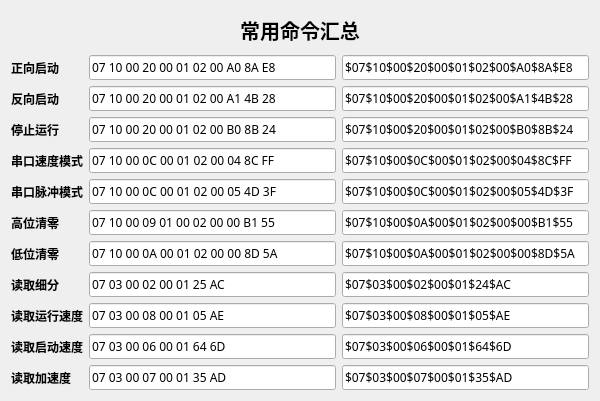
<?xml version="1.0" encoding="UTF-8"?>
<ui version="4.0">
 <class>ComandList</class>
 <widget class="QWidget" name="ComandList">
  <property name="geometry">
   <rect>
    <x>0</x>
    <y>0</y>
    <width>600</width>
    <height>401</height>
   </rect>
  </property>
  <property name="sizePolicy">
   <sizepolicy hsizetype="Preferred" vsizetype="Preferred">
    <horstretch>0</horstretch>
    <verstretch>0</verstretch>
   </sizepolicy>
  </property>
  <property name="minimumSize">
   <size>
    <width>600</width>
    <height>401</height>
   </size>
  </property>
  <property name="maximumSize">
   <size>
    <width>600</width>
    <height>401</height>
   </size>
  </property>
  <property name="font">
   <font>
    <family>微软雅黑</family>
   </font>
  </property>
  <property name="windowTitle">
   <string>常用控制命令汇总 - MythSanvei</string>
  </property>
  <property name="windowIcon">
   <iconset resource="../Resources/MotorGUI.qrc">
    <normaloff>:/MotorGUI/MythSanvei_256px.png</normaloff>:/MotorGUI/MythSanvei_256px.png</iconset>
  </property>
  <layout class="QVBoxLayout" name="verticalLayout">
   <item>
    <widget class="QLabel" name="label">
     <property name="sizePolicy">
      <sizepolicy hsizetype="Preferred" vsizetype="Preferred">
       <horstretch>0</horstretch>
       <verstretch>0</verstretch>
      </sizepolicy>
     </property>
     <property name="font">
      <font>
       <pointsize>15</pointsize>
       <weight>75</weight>
       <bold>true</bold>
      </font>
     </property>
     <property name="text">
      <string>常用命令汇总</string>
     </property>
     <property name="textFormat">
      <enum>Qt::AutoText</enum>
     </property>
     <property name="scaledContents">
      <bool>false</bool>
     </property>
     <property name="alignment">
      <set>Qt::AlignCenter</set>
     </property>
     <property name="wordWrap">
      <bool>false</bool>
     </property>
    </widget>
   </item>
   <item>
    <layout class="QHBoxLayout" name="horizontalLayout_5">
     <item>
      <widget class="QLabel" name="label_2">
       <property name="sizePolicy">
        <sizepolicy hsizetype="Preferred" vsizetype="Preferred">
         <horstretch>0</horstretch>
         <verstretch>0</verstretch>
        </sizepolicy>
       </property>
       <property name="minimumSize">
        <size>
         <width>72</width>
         <height>0</height>
        </size>
       </property>
       <property name="maximumSize">
        <size>
         <width>72</width>
         <height>16777215</height>
        </size>
       </property>
       <property name="font">
        <font>
         <pointsize>9</pointsize>
         <weight>75</weight>
         <bold>true</bold>
        </font>
       </property>
       <property name="text">
        <string>正向启动</string>
       </property>
      </widget>
     </item>
     <item>
      <layout class="QHBoxLayout" name="horizontalLayout">
       <item>
        <widget class="QLineEdit" name="lineEdit">
         <property name="text">
          <string>07 10 00 20 00 01 02 00 A0 8A E8</string>
         </property>
         <property name="echoMode">
          <enum>QLineEdit::Normal</enum>
         </property>
         <property name="readOnly">
          <bool>true</bool>
         </property>
        </widget>
       </item>
       <item>
        <widget class="QLineEdit" name="lineEdit_2">
         <property name="text">
          <string>$07$10$00$20$00$01$02$00$A0$8A$E8</string>
         </property>
         <property name="echoMode">
          <enum>QLineEdit::Normal</enum>
         </property>
         <property name="readOnly">
          <bool>true</bool>
         </property>
        </widget>
       </item>
      </layout>
     </item>
    </layout>
   </item>
   <item>
    <layout class="QHBoxLayout" name="horizontalLayout_6">
     <item>
      <widget class="QLabel" name="label_3">
       <property name="sizePolicy">
        <sizepolicy hsizetype="Preferred" vsizetype="Preferred">
         <horstretch>0</horstretch>
         <verstretch>0</verstretch>
        </sizepolicy>
       </property>
       <property name="minimumSize">
        <size>
         <width>72</width>
         <height>0</height>
        </size>
       </property>
       <property name="maximumSize">
        <size>
         <width>72</width>
         <height>16777215</height>
        </size>
       </property>
       <property name="font">
        <font>
         <pointsize>9</pointsize>
         <weight>75</weight>
         <bold>true</bold>
        </font>
       </property>
       <property name="text">
        <string>反向启动</string>
       </property>
      </widget>
     </item>
     <item>
      <layout class="QHBoxLayout" name="horizontalLayout_2">
       <item>
        <widget class="QLineEdit" name="lineEdit_3">
         <property name="text">
          <string>07 10 00 20 00 01 02 00 A1 4B 28</string>
         </property>
         <property name="echoMode">
          <enum>QLineEdit::Normal</enum>
         </property>
         <property name="readOnly">
          <bool>true</bool>
         </property>
        </widget>
       </item>
       <item>
        <widget class="QLineEdit" name="lineEdit_4">
         <property name="text">
          <string>$07$10$00$20$00$01$02$00$A1$4B$28</string>
         </property>
         <property name="echoMode">
          <enum>QLineEdit::Normal</enum>
         </property>
         <property name="readOnly">
          <bool>true</bool>
         </property>
        </widget>
       </item>
      </layout>
     </item>
    </layout>
   </item>
   <item>
    <layout class="QHBoxLayout" name="horizontalLayout_7">
     <item>
      <widget class="QLabel" name="label_4">
       <property name="sizePolicy">
        <sizepolicy hsizetype="Preferred" vsizetype="Preferred">
         <horstretch>0</horstretch>
         <verstretch>0</verstretch>
        </sizepolicy>
       </property>
       <property name="minimumSize">
        <size>
         <width>72</width>
         <height>0</height>
        </size>
       </property>
       <property name="maximumSize">
        <size>
         <width>72</width>
         <height>16777215</height>
        </size>
       </property>
       <property name="font">
        <font>
         <pointsize>9</pointsize>
         <weight>75</weight>
         <bold>true</bold>
        </font>
       </property>
       <property name="text">
        <string>停止运行</string>
       </property>
      </widget>
     </item>
     <item>
      <layout class="QHBoxLayout" name="horizontalLayout_3">
       <item>
        <widget class="QLineEdit" name="lineEdit_5">
         <property name="text">
          <string>07 10 00 20 00 01 02 00 B0 8B 24</string>
         </property>
         <property name="echoMode">
          <enum>QLineEdit::Normal</enum>
         </property>
         <property name="readOnly">
          <bool>true</bool>
         </property>
        </widget>
       </item>
       <item>
        <widget class="QLineEdit" name="lineEdit_6">
         <property name="text">
          <string>$07$10$00$20$00$01$02$00$B0$8B$24</string>
         </property>
         <property name="echoMode">
          <enum>QLineEdit::Normal</enum>
         </property>
         <property name="readOnly">
          <bool>true</bool>
         </property>
        </widget>
       </item>
      </layout>
     </item>
    </layout>
   </item>
   <item>
    <layout class="QHBoxLayout" name="horizontalLayout_8">
     <item>
      <widget class="QLabel" name="label_5">
       <property name="sizePolicy">
        <sizepolicy hsizetype="Preferred" vsizetype="Preferred">
         <horstretch>0</horstretch>
         <verstretch>0</verstretch>
        </sizepolicy>
       </property>
       <property name="minimumSize">
        <size>
         <width>72</width>
         <height>0</height>
        </size>
       </property>
       <property name="maximumSize">
        <size>
         <width>72</width>
         <height>16777215</height>
        </size>
       </property>
       <property name="font">
        <font>
         <pointsize>9</pointsize>
         <weight>75</weight>
         <bold>true</bold>
        </font>
       </property>
       <property name="text">
        <string>串口速度模式</string>
       </property>
      </widget>
     </item>
     <item>
      <layout class="QHBoxLayout" name="horizontalLayout_4">
       <item>
        <widget class="QLineEdit" name="lineEdit_7">
         <property name="text">
          <string>07 10 00 0C 00 01 02 00 04 8C FF</string>
         </property>
         <property name="echoMode">
          <enum>QLineEdit::Normal</enum>
         </property>
         <property name="readOnly">
          <bool>true</bool>
         </property>
        </widget>
       </item>
       <item>
        <widget class="QLineEdit" name="lineEdit_8">
         <property name="text">
          <string>$07$10$00$0C$00$01$02$00$04$8C$FF</string>
         </property>
         <property name="echoMode">
          <enum>QLineEdit::Normal</enum>
         </property>
         <property name="readOnly">
          <bool>true</bool>
         </property>
        </widget>
       </item>
      </layout>
     </item>
    </layout>
   </item>
   <item>
    <layout class="QHBoxLayout" name="horizontalLayout_10">
     <item>
      <widget class="QLabel" name="label_6">
       <property name="sizePolicy">
        <sizepolicy hsizetype="Preferred" vsizetype="Preferred">
         <horstretch>0</horstretch>
         <verstretch>0</verstretch>
        </sizepolicy>
       </property>
       <property name="minimumSize">
        <size>
         <width>72</width>
         <height>0</height>
        </size>
       </property>
       <property name="maximumSize">
        <size>
         <width>72</width>
         <height>16777215</height>
        </size>
       </property>
       <property name="font">
        <font>
         <pointsize>9</pointsize>
         <weight>75</weight>
         <bold>true</bold>
        </font>
       </property>
       <property name="text">
        <string>串口脉冲模式</string>
       </property>
      </widget>
     </item>
     <item>
      <layout class="QHBoxLayout" name="horizontalLayout_9">
       <item>
        <widget class="QLineEdit" name="lineEdit_9">
         <property name="text">
          <string>07 10 00 0C 00 01 02 00 05 4D 3F</string>
         </property>
         <property name="echoMode">
          <enum>QLineEdit::Normal</enum>
         </property>
         <property name="readOnly">
          <bool>true</bool>
         </property>
        </widget>
       </item>
       <item>
        <widget class="QLineEdit" name="lineEdit_10">
         <property name="text">
          <string>$07$10$00$0C$00$01$02$00$05$4D$3F</string>
         </property>
         <property name="echoMode">
          <enum>QLineEdit::Normal</enum>
         </property>
         <property name="readOnly">
          <bool>true</bool>
         </property>
        </widget>
       </item>
      </layout>
     </item>
    </layout>
   </item>
   <item>
    <layout class="QHBoxLayout" name="horizontalLayout_12">
     <item>
      <widget class="QLabel" name="label_7">
       <property name="sizePolicy">
        <sizepolicy hsizetype="Preferred" vsizetype="Preferred">
         <horstretch>0</horstretch>
         <verstretch>0</verstretch>
        </sizepolicy>
       </property>
       <property name="minimumSize">
        <size>
         <width>72</width>
         <height>0</height>
        </size>
       </property>
       <property name="maximumSize">
        <size>
         <width>72</width>
         <height>16777215</height>
        </size>
       </property>
       <property name="font">
        <font>
         <pointsize>9</pointsize>
         <weight>75</weight>
         <bold>true</bold>
        </font>
       </property>
       <property name="text">
        <string>高位清零</string>
       </property>
      </widget>
     </item>
     <item>
      <layout class="QHBoxLayout" name="horizontalLayout_11">
       <item>
        <widget class="QLineEdit" name="lineEdit_11">
         <property name="text">
          <string>07 10 00 09 01 00 02 00 00 B1 55</string>
         </property>
         <property name="echoMode">
          <enum>QLineEdit::Normal</enum>
         </property>
         <property name="readOnly">
          <bool>true</bool>
         </property>
        </widget>
       </item>
       <item>
        <widget class="QLineEdit" name="lineEdit_12">
         <property name="text">
          <string>$07$10$00$0A$00$01$02$00$00$B1$55</string>
         </property>
         <property name="echoMode">
          <enum>QLineEdit::Normal</enum>
         </property>
         <property name="readOnly">
          <bool>true</bool>
         </property>
        </widget>
       </item>
      </layout>
     </item>
    </layout>
   </item>
   <item>
    <layout class="QHBoxLayout" name="horizontalLayout_14">
     <item>
      <widget class="QLabel" name="label_8">
       <property name="sizePolicy">
        <sizepolicy hsizetype="Preferred" vsizetype="Preferred">
         <horstretch>0</horstretch>
         <verstretch>0</verstretch>
        </sizepolicy>
       </property>
       <property name="minimumSize">
        <size>
         <width>72</width>
         <height>0</height>
        </size>
       </property>
       <property name="maximumSize">
        <size>
         <width>72</width>
         <height>16777215</height>
        </size>
       </property>
       <property name="font">
        <font>
         <pointsize>9</pointsize>
         <weight>75</weight>
         <bold>true</bold>
        </font>
       </property>
       <property name="text">
        <string>低位清零</string>
       </property>
      </widget>
     </item>
     <item>
      <layout class="QHBoxLayout" name="horizontalLayout_13">
       <item>
        <widget class="QLineEdit" name="lineEdit_13">
         <property name="text">
          <string>07 10 00 0A 00 01 02 00 00 8D 5A</string>
         </property>
         <property name="echoMode">
          <enum>QLineEdit::Normal</enum>
         </property>
         <property name="readOnly">
          <bool>true</bool>
         </property>
        </widget>
       </item>
       <item>
        <widget class="QLineEdit" name="lineEdit_14">
         <property name="text">
          <string>$07$10$00$0A$00$01$02$00$00$8D$5A</string>
         </property>
         <property name="echoMode">
          <enum>QLineEdit::Normal</enum>
         </property>
         <property name="readOnly">
          <bool>true</bool>
         </property>
        </widget>
       </item>
      </layout>
     </item>
    </layout>
   </item>
   <item>
    <layout class="QHBoxLayout" name="horizontalLayout_16">
     <item>
      <widget class="QLabel" name="label_9">
       <property name="sizePolicy">
        <sizepolicy hsizetype="Preferred" vsizetype="Preferred">
         <horstretch>0</horstretch>
         <verstretch>0</verstretch>
        </sizepolicy>
       </property>
       <property name="minimumSize">
        <size>
         <width>72</width>
         <height>0</height>
        </size>
       </property>
       <property name="maximumSize">
        <size>
         <width>72</width>
         <height>16777215</height>
        </size>
       </property>
       <property name="font">
        <font>
         <pointsize>9</pointsize>
         <weight>75</weight>
         <bold>true</bold>
        </font>
       </property>
       <property name="text">
        <string>读取细分</string>
       </property>
      </widget>
     </item>
     <item>
      <layout class="QHBoxLayout" name="horizontalLayout_15">
       <item>
        <widget class="QLineEdit" name="lineEdit_15">
         <property name="text">
          <string>07 03 00 02 00 01 25 AC</string>
         </property>
         <property name="echoMode">
          <enum>QLineEdit::Normal</enum>
         </property>
         <property name="readOnly">
          <bool>true</bool>
         </property>
        </widget>
       </item>
       <item>
        <widget class="QLineEdit" name="lineEdit_16">
         <property name="text">
          <string>$07$03$00$02$00$01$24$AC</string>
         </property>
         <property name="echoMode">
          <enum>QLineEdit::Normal</enum>
         </property>
         <property name="readOnly">
          <bool>true</bool>
         </property>
        </widget>
       </item>
      </layout>
     </item>
    </layout>
   </item>
   <item>
    <layout class="QHBoxLayout" name="horizontalLayout_21">
     <item>
      <widget class="QLabel" name="label_12">
       <property name="sizePolicy">
        <sizepolicy hsizetype="Preferred" vsizetype="Preferred">
         <horstretch>0</horstretch>
         <verstretch>0</verstretch>
        </sizepolicy>
       </property>
       <property name="minimumSize">
        <size>
         <width>72</width>
         <height>0</height>
        </size>
       </property>
       <property name="maximumSize">
        <size>
         <width>72</width>
         <height>16777215</height>
        </size>
       </property>
       <property name="font">
        <font>
         <pointsize>9</pointsize>
         <weight>75</weight>
         <bold>true</bold>
        </font>
       </property>
       <property name="text">
        <string>读取运行速度</string>
       </property>
      </widget>
     </item>
     <item>
      <widget class="QLineEdit" name="lineEdit_21">
       <property name="text">
        <string>07 03 00 08 00 01 05 AE</string>
       </property>
       <property name="echoMode">
        <enum>QLineEdit::Normal</enum>
       </property>
       <property name="readOnly">
        <bool>true</bool>
       </property>
      </widget>
     </item>
     <item>
      <widget class="QLineEdit" name="lineEdit_22">
       <property name="text">
        <string>$07$03$00$08$00$01$05$AE</string>
       </property>
       <property name="echoMode">
        <enum>QLineEdit::Normal</enum>
       </property>
       <property name="readOnly">
        <bool>true</bool>
       </property>
      </widget>
     </item>
    </layout>
   </item>
   <item>
    <layout class="QHBoxLayout" name="horizontalLayout_18">
     <item>
      <widget class="QLabel" name="label_10">
       <property name="sizePolicy">
        <sizepolicy hsizetype="Preferred" vsizetype="Preferred">
         <horstretch>0</horstretch>
         <verstretch>0</verstretch>
        </sizepolicy>
       </property>
       <property name="minimumSize">
        <size>
         <width>72</width>
         <height>0</height>
        </size>
       </property>
       <property name="maximumSize">
        <size>
         <width>72</width>
         <height>16777215</height>
        </size>
       </property>
       <property name="font">
        <font>
         <pointsize>9</pointsize>
         <weight>75</weight>
         <bold>true</bold>
        </font>
       </property>
       <property name="text">
        <string>读取启动速度</string>
       </property>
      </widget>
     </item>
     <item>
      <layout class="QHBoxLayout" name="horizontalLayout_17">
       <item>
        <widget class="QLineEdit" name="lineEdit_17">
         <property name="text">
          <string>07 03 00 06 00 01 64 6D</string>
         </property>
         <property name="echoMode">
          <enum>QLineEdit::Normal</enum>
         </property>
         <property name="readOnly">
          <bool>true</bool>
         </property>
        </widget>
       </item>
       <item>
        <widget class="QLineEdit" name="lineEdit_18">
         <property name="text">
          <string>$07$03$00$06$00$01$64$6D</string>
         </property>
         <property name="echoMode">
          <enum>QLineEdit::Normal</enum>
         </property>
         <property name="readOnly">
          <bool>true</bool>
         </property>
        </widget>
       </item>
      </layout>
     </item>
    </layout>
   </item>
   <item>
    <layout class="QHBoxLayout" name="horizontalLayout_20">
     <item>
      <widget class="QLabel" name="label_11">
       <property name="sizePolicy">
        <sizepolicy hsizetype="Preferred" vsizetype="Preferred">
         <horstretch>0</horstretch>
         <verstretch>0</verstretch>
        </sizepolicy>
       </property>
       <property name="minimumSize">
        <size>
         <width>72</width>
         <height>0</height>
        </size>
       </property>
       <property name="maximumSize">
        <size>
         <width>72</width>
         <height>16777215</height>
        </size>
       </property>
       <property name="font">
        <font>
         <pointsize>9</pointsize>
         <weight>75</weight>
         <bold>true</bold>
        </font>
       </property>
       <property name="text">
        <string>读取加速度</string>
       </property>
      </widget>
     </item>
     <item>
      <layout class="QHBoxLayout" name="horizontalLayout_19">
       <item>
        <widget class="QLineEdit" name="lineEdit_19">
         <property name="text">
          <string>07 03 00 07 00 01 35 AD</string>
         </property>
         <property name="echoMode">
          <enum>QLineEdit::Normal</enum>
         </property>
         <property name="readOnly">
          <bool>true</bool>
         </property>
        </widget>
       </item>
       <item>
        <widget class="QLineEdit" name="lineEdit_20">
         <property name="text">
          <string>$07$03$00$07$00$01$35$AD</string>
         </property>
         <property name="echoMode">
          <enum>QLineEdit::Normal</enum>
         </property>
         <property name="readOnly">
          <bool>true</bool>
         </property>
        </widget>
       </item>
      </layout>
     </item>
    </layout>
   </item>
  </layout>
 </widget>
 <layoutdefault spacing="6" margin="11"/>
 <resources>
  <include location="../Resources/MotorGUI.qrc"/>
 </resources>
 <connections/>
</ui>
